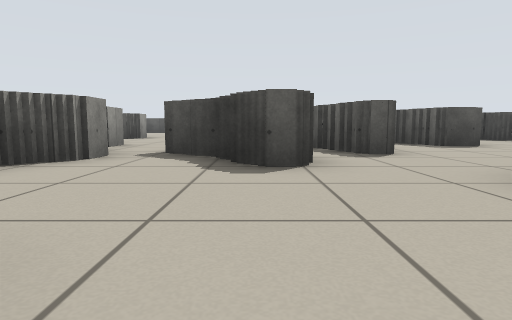
[1] (above)

24 first-person views from a walk through a world built for the Player/Stage simulator. The camera is 0.44 m above the floor, tilts 6° down and sees 75° across. Floor lines are 1 m apart. The floor is counted in squares, 1 m on a side. Each view is taken from the middle of a square. On the plan, view 1 faces up. The plan holds only what a view shows up to about 9 squares ahead; the rest is blank. The robots in the file are not drawn.

[2]
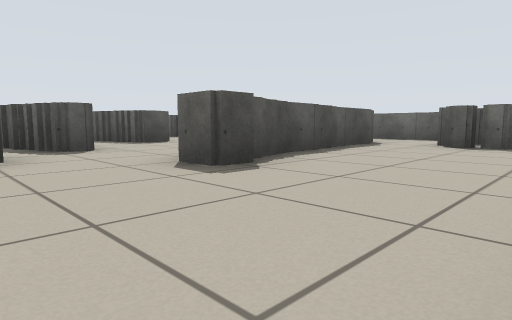

[3]
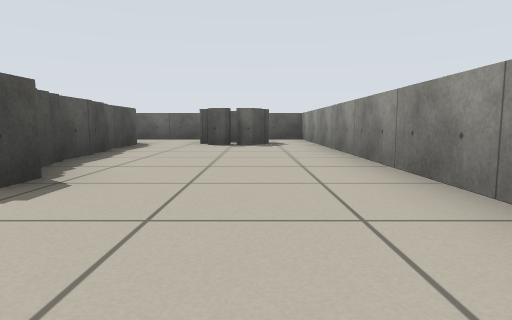

[4]
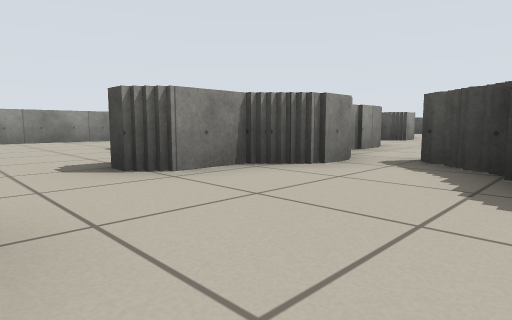

[5]
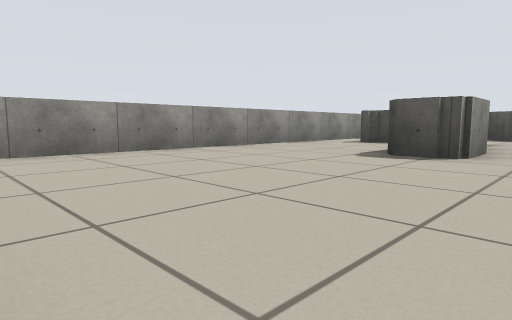

[6]
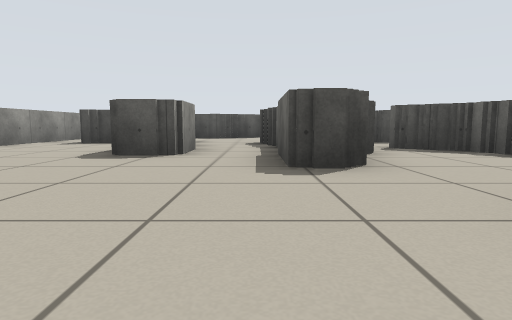

[7]
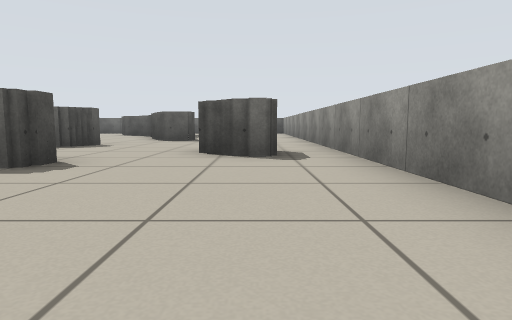

[8]
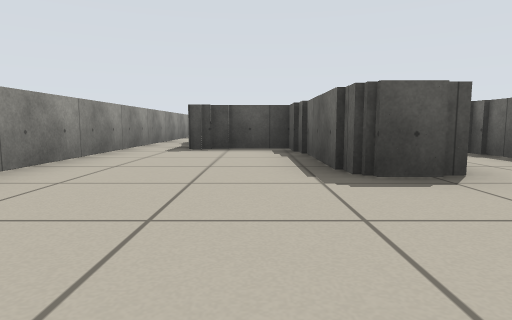

[9]
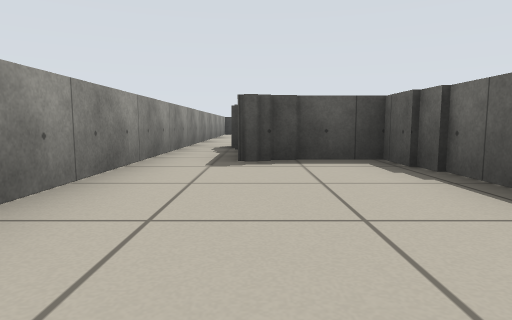

[10]
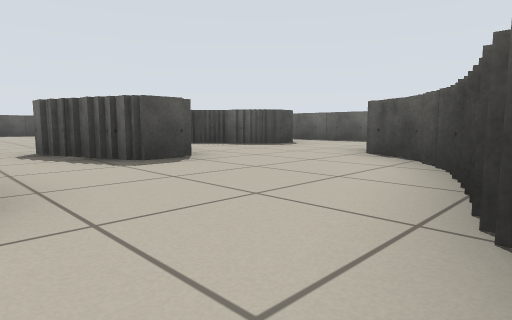

[11]
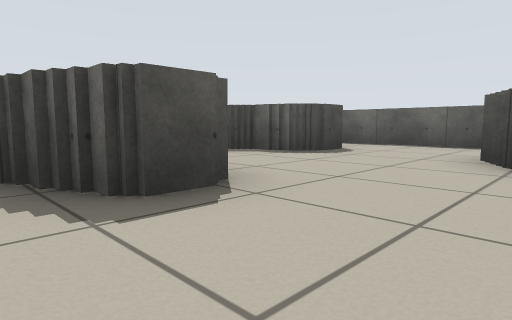

[12]
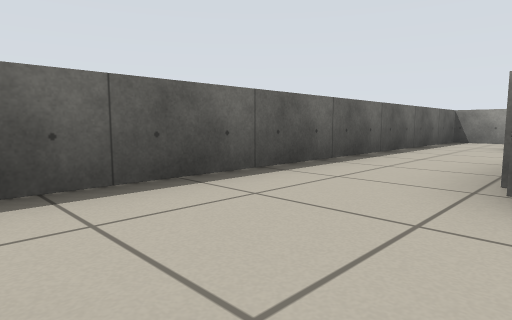

[13]
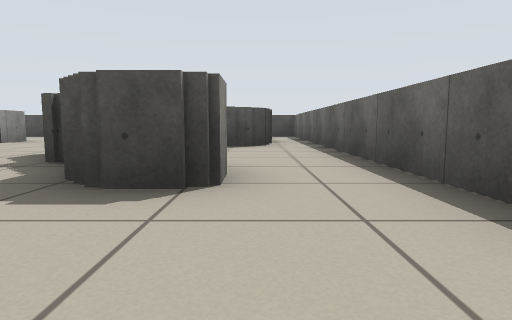

[14]
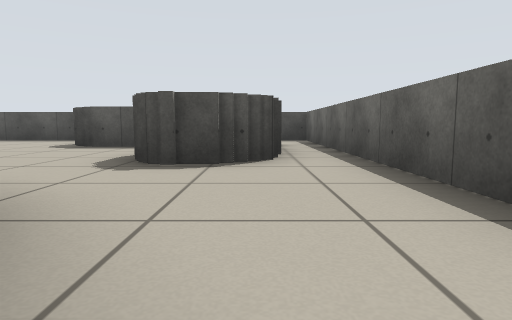

[15]
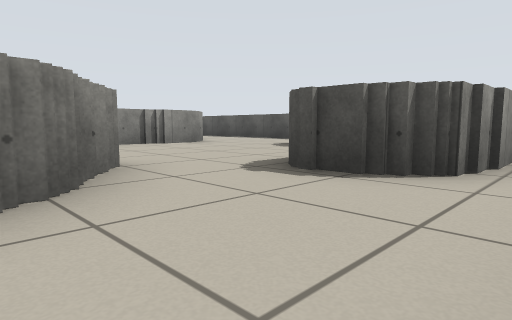

[16]
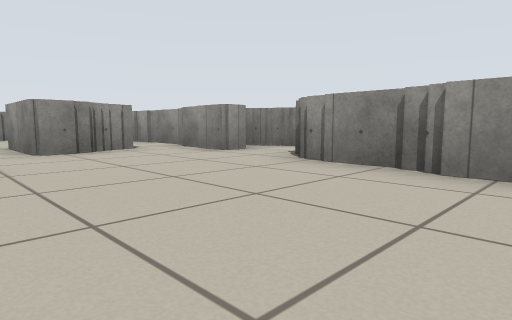

[17]
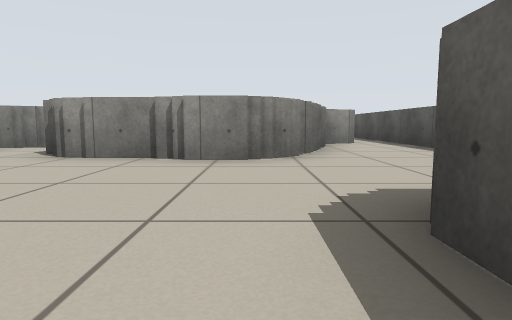

[18]
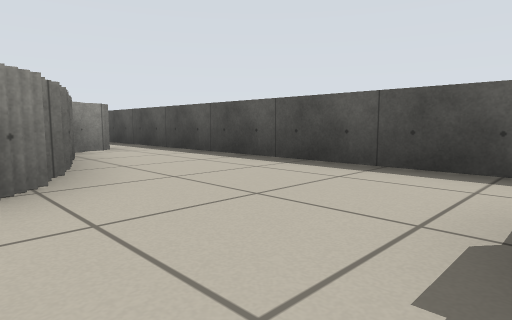

[19]
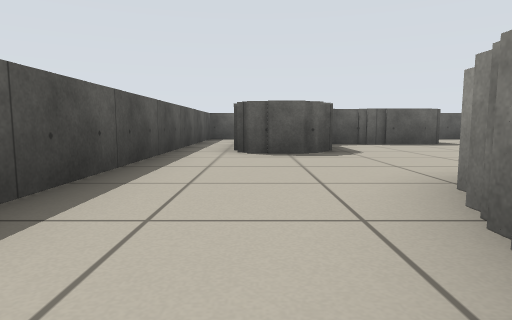

[20]
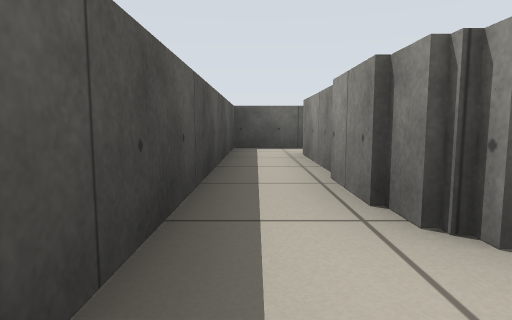

[21]
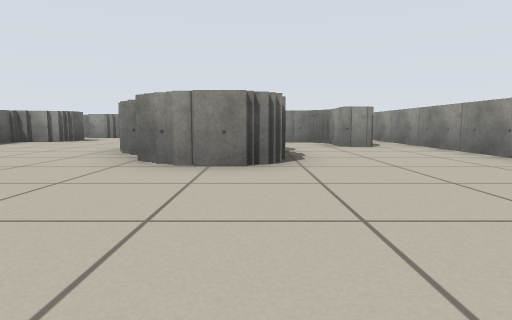

[22]
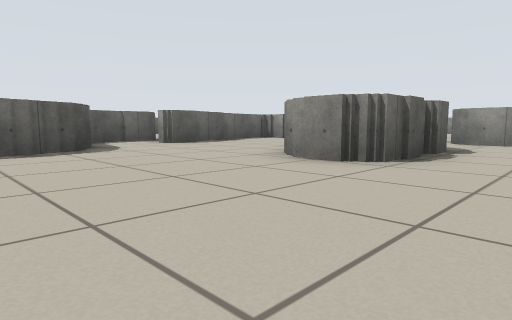

[23]
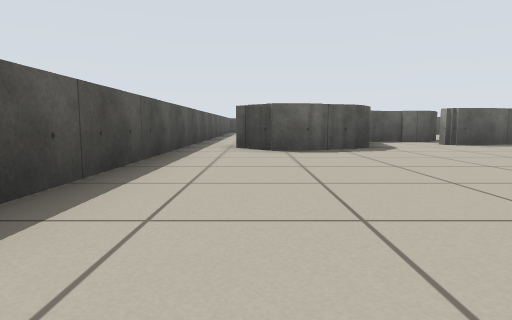

[24]
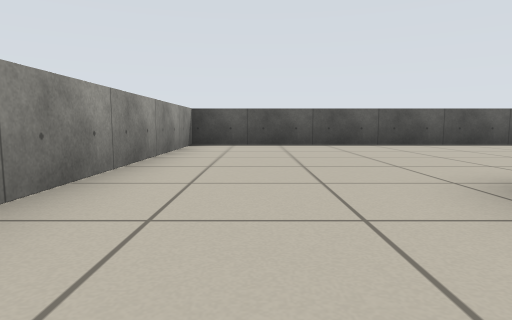

### Floor plan
Key: @ floor where view 1 was taken; # wall or solid block; x gap in a wall; . floor.
Columns run from 10 left of view 1 to 11 right of it. Each row starts with its distance up from view 1.
 19 ######################
 18 #....................#
 17 #.......##.....#####.#
 16 #.......####...#####.#
 15 #.......## ##.....##.#
 14 #..........##.....##.#
 13 #...##.....##.....##.#
 12 #...###..####........#
 11 #...###...#......#...#
 10 #.#..  ...###....##..#
  9 #.#.......###x##..#..#
  8 #.###....####.##.....#
  7 #.###..#.. ##.#......#
  6 #...#..#.. .#........#
  5 #...##.#x##.#....##..#
  4 #...##.#..#....####..#
  3 #......#.....######..#
  2 #............#.......#
  1 #.................#..#
  0 #.......#.@.......#..#
 -1   ...................#
 -2      #################

Positions as (right, up) in squares from view 1, and headings:
1: (0, 0), facing up
2: (0, -1), facing up-right
3: (0, 0), facing right
4: (0, 1), facing up-left
5: (-4, -1), facing up-left
6: (-4, -1), facing up
7: (-7, 0), facing right
8: (-7, 1), facing up
9: (-8, 3), facing up
10: (2, 3), facing up-right
11: (3, 5), facing up-right
12: (8, 8), facing down-right
13: (9, 6), facing up
14: (9, 9), facing up
15: (10, 10), facing up-left
16: (6, 15), facing down-left
17: (7, 15), facing left
18: (5, 15), facing up-left
19: (0, 17), facing right
20: (4, 18), facing right
21: (-6, 17), facing down
22: (-8, 17), facing down-right
23: (-8, 17), facing right
24: (-8, 11), facing up
